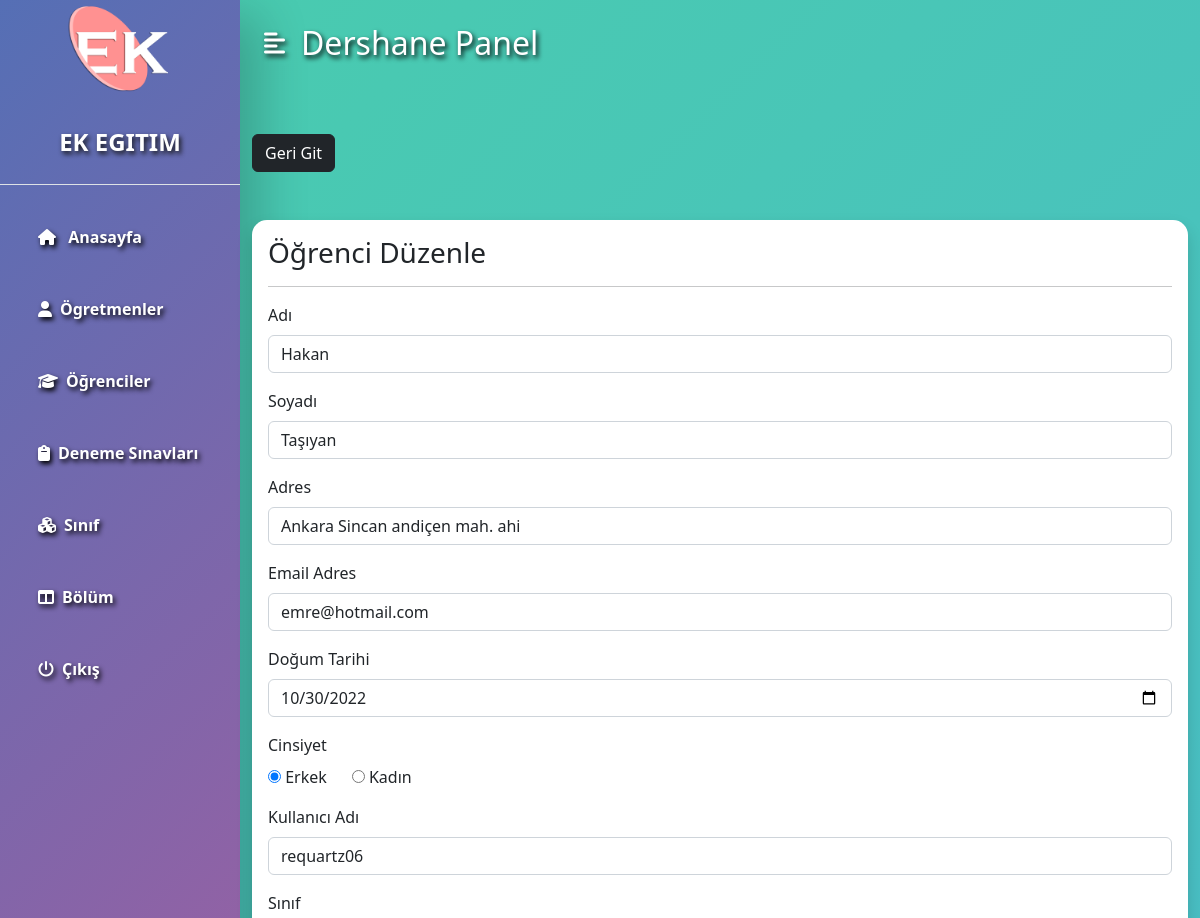
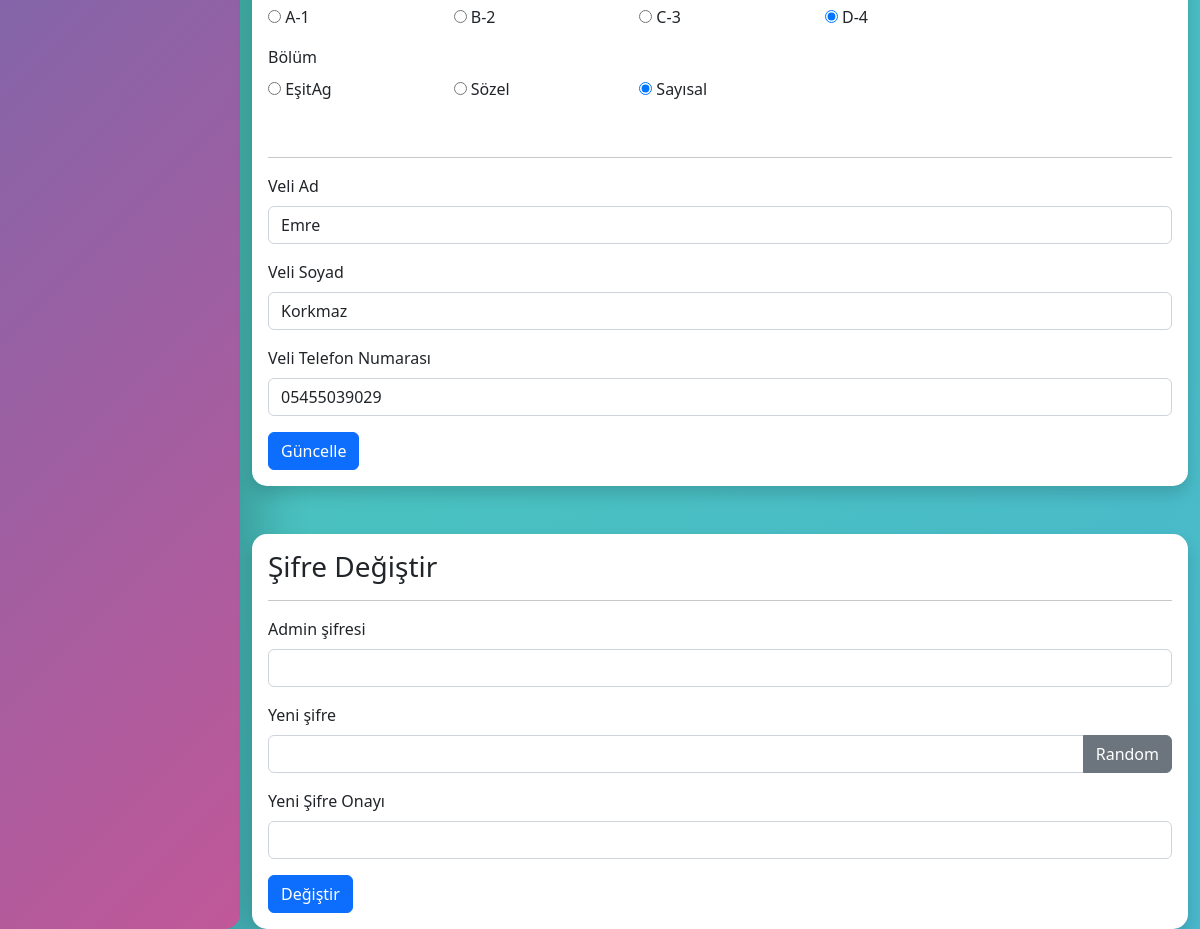
Page /admin/student-edit.php?student_id=5 (signed in) on the committed database (2 pictures, top to bottom).
### tables this page shows
CREATE TABLE `students` (
  `student_id` int(11) NOT NULL,
  `username` varchar(127) NOT NULL,
  `password` varchar(255) NOT NULL,
  `fname` varchar(127) NOT NULL,
  `lname` varchar(255) NOT NULL,
  `grade` int(11) NOT NULL,
  `section` int(11) NOT NULL,
  `address` varchar(31) NOT NULL,
  `gender` varchar(7) NOT NULL,
  `email_address` varchar(255) NOT NULL,
  `date_of_birth` date NOT NULL,
  `date_of_joined` timestamp NULL DEFAULT current_timestamp(),
  `parent_fname` varchar(127) NOT NULL,
  `parent_lname` varchar(127) NOT NULL,
  `parent_phone_number` varchar(31) NOT NULL
);

CREATE TABLE `grades` (
  `grade_id` int(11) NOT NULL,
  `grade` varchar(31) NOT NULL,
  `grade_code` varchar(7) NOT NULL
);

CREATE TABLE `section` (
  `section_id` int(11) NOT NULL,
  `section` varchar(7) NOT NULL
);

### admin/data/student.php (called while the page is built, shortened)
<?php
function getStudentById($id, $conn){
   $sql = "SELECT * FROM students
           WHERE student_id=?";
   $stmt = $conn->prepare($sql);
   $stmt->execute([$id]);
   if ($stmt->rowCount() == 1) {
     $student = $stmt->fetch();
     return $student;
   }else {
    return 0;
   }
}

### admin/data/grade.php (called while the page is built, shortened)
<?php
function getAllGrades($conn){
   $sql = "SELECT * FROM grades";
   $stmt = $conn->prepare($sql);
   $stmt->execute();
   if ($stmt->rowCount() >= 1) {
     $grades = $stmt->fetchAll();
     return $grades;
   }else {
    return 0;
   }
}

### admin/data/section.php (called while the page is built, shortened)
<?php
function getAllSections($conn){
   $sql = "SELECT * FROM section";
   $stmt = $conn->prepare($sql);
   $stmt->execute();
   if ($stmt->rowCount() >= 1) {
     $sections = $stmt->fetchAll();
     return $sections;
   }else {
    return 0;
   }
}

### admin/student-edit.php (the view, shortened to what this page needs)
<?php
if (isset($_SESSION['admin_id']) &&
    isset($_SESSION['role'])     &&
    isset($_GET['student_id'])) {
    if ($_SESSION['role'] == 'Admin') {
       include "../DB_connection.php";
       include "data/grade.php";
       include "data/student.php";
       include "data/section.php";
       $grades = getAllGrades($conn);
       $sections = getAllsections($conn);
       $student_id = $_GET['student_id'];
       $student = getStudentById($student_id, $conn);
 ?>
<!DOCTYPE html>
<html lang="en">
<head>
	<link rel="stylesheet" href="https://cdn.jsdelivr.net/npm/bootstrap@5.2.0/dist/css/bootstrap.min.css">
	<link rel="stylesheet" href="../css/style.css">
  <link rel="stylesheet" href="https://cdnjs.cloudflare.com/ajax/libs/font-awesome/4.7.0/css/font-awesome.min.css">
</head>
<body>
<div class="d-flex" id="wrapper">
<?php include "inc/sidebar.php";?>
    <div id="page-content-wrapper">
      <?php include "inc/sidebar-button.php";?>
     <div class="container mt-5">
        <a href="student.php"
           class="btn btn-dark">Geri Git</a>
        <form method="post"
              class="table-responsive shadow p-3 mt-5 form-w"
              action="req/student-edit.php">
        <h3>Öğrenci Düzenle</h3><hr>
        <div class="mb-3">
          <label class="form-label">Adı</label>
          <input type="text"
                 class="form-control"
                 value="<?=$student['fname']?>"
                 name="fname">
        </div>
        <div class="mb-3">
          <label class="form-label">Soyadı</label>
          <input type="text"
                 class="form-control"
                 value="<?=$student['lname']?>"
                 name="lname">
        </div>
        <div class="mb-3">
          <label class="form-label">Adres</label>
          <input type="text"
                 class="form-control"
                 value="<?=$student['address']?>"
                 name="address">
        </div>
        <div class="mb-3">
          <label class="form-label">Email Adres</label>
          <input type="text"
                 class="form-control"
                 value="<?=$student['email_address']?>"
                 name="email_address">
        </div>
        <div class="mb-3">
          <label class="form-label">Doğum Tarihi</label>
          <input type="date"
                 class="form-control"
                 value="<?=$student['date_of_birth']?>"
                 name="date_of_birth">
        </div>
        <div class="mb-3">
          <label class="form-label">Cinsiyet</label><br>
          <input type="radio"
                 value="Male"
                 <?php if($student['gender'] == 'Male') echo 'checked';  ?>
                 name="gender"> Erkek
                 &nbsp;&nbsp;&nbsp;&nbsp;
          <input type="radio"
                 value="Female"
                 <?php if($student['gender'] == 'Female') echo 'checked';  ?>
                 name="gender"> Kadın
        </div>
        <div class="mb-3">
          <label class="form-label">Kullanıcı Adı</label>
          <input type="text"
                 class="form-control"
                 value="<?=$student['username']?>"
                 name="username">
        </div>
        <div class="mb-3">
          <label class="form-label">Sınıf</label>
          <div class="row row-cols-5">
            <?php
            $grade_ids = str_split(trim($student['grade']));
            foreach ($grades as $grade){
              $checked =0;
              foreach ($grade_ids as $grade_id ) {
                if ($grade_id == $grade['grade_id']) {
                   $checked =1;
                }
              }
            ?>
            <div class="col">
              <input type="radio"
                     name="grade"
                     <?php if($checked) echo "checked"; ?>
                     value="<?=$grade['grade_id']?>">
                     <?=$grade['grade_code']?>-<?=$grade['grade']?>
            </div>
            <?php } ?>
          </div>
        </div>
        <div class="mb-3">
          <label class="form-label">Bölüm</label>
          <div class="row row-cols-5">
            <?php
            $section_ids = str_split(trim($student['section']));
            foreach ($sections as $section){
              $checked =0;
              foreach ($section_ids as $section_id ) {
                if ($section_id == $section['section_id']) {
                   $checked =1;
                }
              }
            ?>
            <div class="col">
              <input type="radio"
                     name="section"
                     <?php if($checked) echo "checked"; ?>
                     value="<?=$section['section_id']?>">
                     <?=$section['section']?>
            </div>
            <?php } ?>
          </div>
        </div>
        <br><hr>
        <div class="mb-3">
          <label class="form-label">Veli Ad</label>
          <input type="text"
                 class="form-control"
                 value="<?=$student['parent_fname']?>"
                 name="parent_fname">
        </div>
        <div class="mb-3">
          <label class="form-label">Veli Soyad</label>
          <input type="text"
                 class="form-control"
                 value="<?=$student['parent_lname']?>"
                 name="parent_lname">
        </div>
        <div class="mb-3">
          <label class="form-label">Veli Telefon Numarası</label>
          <input type="text"
                 class="form-control"
                 value="<?=$student['parent_phone_number']?>"
                 name="parent_phone_number">
        </div>
      <button type="submit"
              class="btn btn-primary">
              Güncelle</button>
     </form>
     <form method="post"
              class="table-responsive shadow p-3 my-5 form-w"
              action="req/student-change.php"
              id="change_password">
        <h3>Şifre Değiştir</h3><hr>
       <div class="mb-3">
            <div class="mb-3">
            <label class="form-label">Admin şifresi</label>
                <input type="password"
                       class="form-control"
                       name="admin_pass">
          </div>
            <label class="form-label">Yeni şifre</label>
            <div class="input-group mb-3">
                <input type="text"
                       class="form-control"
                       name="new_pass"
                       id="passInput">
                <button class="btn btn-secondary"
                        id="gBtn">
                        Random</button>
            </div>
          </div>
          <div class="mb-3">
            <label class="form-label">Yeni Şifre Onayı</label>
                <input type="text"
                       class="form-control"
                       name="c_new_pass"
                       id="passInput2">
          </div>
          <button type="submit"
              class="btn btn-primary">
              Değiştir</button>
        </form>
     </div>
     </div>
     </div>
</body>
</html>
<?php
  }else {
    header("Location: student.php");
    exit;
  }
}else {
	header("Location: student.php");
	exit;
}
?>

### css/style.css (style rules this page uses)
:root { --main-bg-color: #00ADB5; --main-text-color: #ffffff; --second-text-color: #47B5FF; --second-bg-color: #ffffff; }
#wrapper { overflow-x: hidden; background: linear-gradient(-45deg, #ee8667, #e96295, #49b2d8, #49ccad); background-size: 400% 400%; animation: gradient 15s ease infinite; height: 100vh; }
#page-content-wrapper { min-width: 100vw; }
@media (min-width: 768px) { #page-content-wrapper { min-width: 0; width: 100%; } }
.table-responsive { background-color: white; border-radius: 15px; padding-inline: 20px; margin-top: 10px; }
.table-responsive { --moz-border-radius: 5px !important; border-collapse: collapse !important; border: none !important; }

### rows in the picture
students: fname "Hakan", lname "Taşıyan", address "Ankara Sincan andiçen mah. ahi", email_address "emre@hotmail.com", date_of_birth "10/30/2022", gender "☑", username "requartz06", grade "☑", section "☑", parent_fname "Emre", parent_lname "Korkmaz", parent_phone_number "05455039029"
grades: grade_code "A", grade "1"
grades: grade_code "B", grade "2"
grades: grade_code "C", grade "3"
grades: grade_code "D", grade "4"
section: section "EşitAg"
section: section "Sözel"
section: section "Sayısal"
